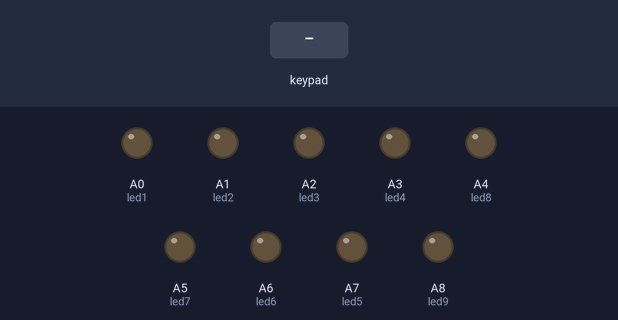
Simulated run of this sketch. Board: Arduino Mega 2560, built with avr-gcc and run on an emulated ATmega2560. On the bench: output pins drawn as LEDs (lit = HIGH). The inputs (shaded band) are chosen by the test bench.

Above: at 1.2 s.
1.3 s: keypad keys 2 3 2 5 2 7 2 9 pressed 0.4 s apart
At 5.5 s:
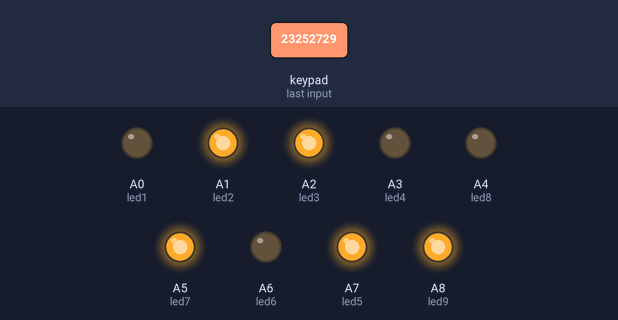
6.0 s: key '8' pressed
At 7.1 s:
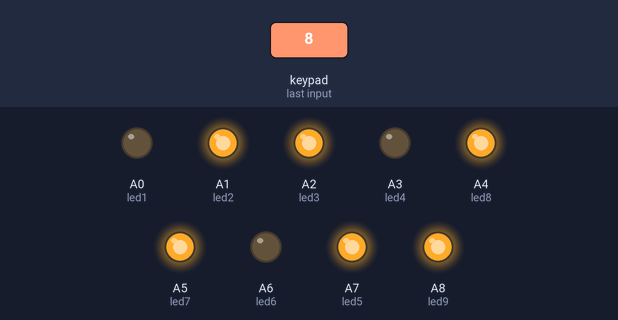
7.5 s: key '4' pressed
At 8.4 s:
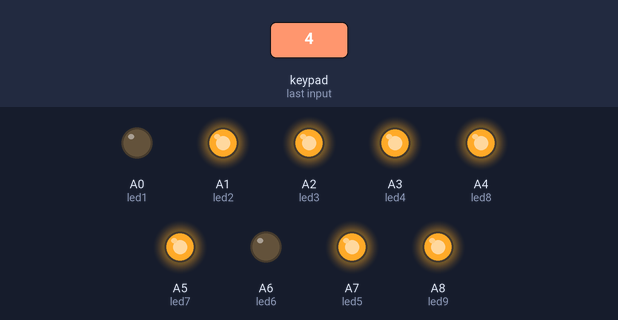
9.0 s: keypad keys 3 1 3 3 3 5 3 7 pressed 0.4 s apart
At 10.8 s:
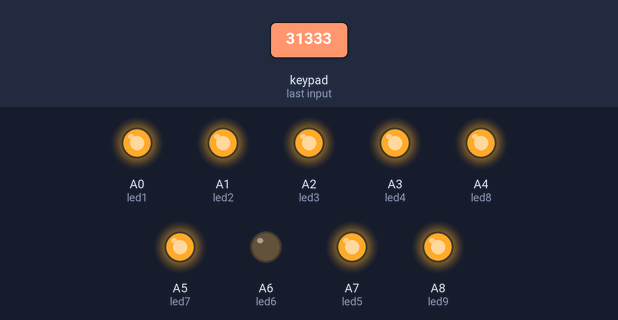
13.7 s: key '6' pressed
At 14.1 s:
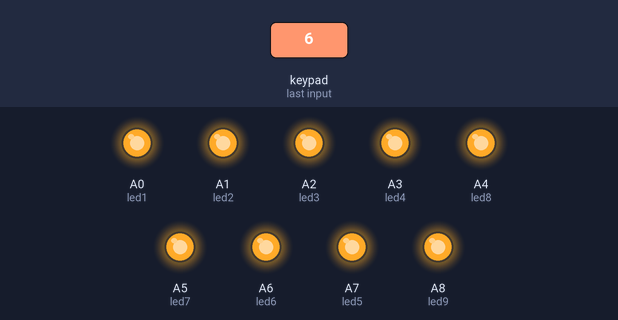
15.2 s: key '0' pressed
At 16.5 s:
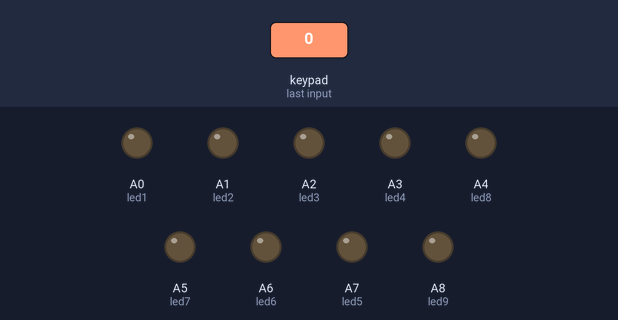
Timing chart, 0 to 17.7 s (numbered marks = the images above; inputs shaded):
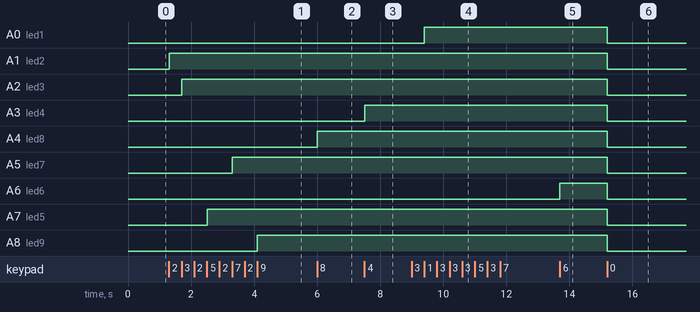

Measured:
- after the input at 1.3 s, A1 (led2): LOW → HIGH at once; A2 (led3): LOW → HIGH after 0.40 s; A5 (led7): LOW → HIGH after 2.0 s; A7 (led5): LOW → HIGH after 1.2 s; A8 (led9): LOW → HIGH after 2.8 s
- after the input at 6.0 s, A4 (led8): LOW → HIGH at once
- after the input at 7.5 s, A3 (led4): LOW → HIGH at once
- after the input at 9.0 s, A0 (led1): LOW → HIGH after 0.40 s
- after the input at 13.7 s, A6 (led6): LOW → HIGH at once
- after the input at 15.2 s, A0 (led1), A1 (led2), A2 (led3), A3 (led4), A4 (led8), A5 (led7), A6 (led6), A7 (led5), A8 (led9): HIGH → LOW at once

The sketch:

lab21.ino
```cpp
/* @file CustomKeypad.pde
|| @version 1.0
|| @author Alexander Brevig
|| @contact alexanderbrevig@gmail.com
||
|| @description
|| | Demonstrates changing the keypad size and key values.
|| #
*/
#include <Keypad.h>
#define led1 A0
#define led2 A1
#define led3 A2
#define led4 A3
#define led5 A7
#define led6 A6
#define led7 A5
#define led8 A4
#define led9 A8
const byte ROWS = 4; //four rows
const byte COLS = 4; //four columns
//define the cymbols on the buttons of the keypads
char hexaKeys[ROWS][COLS] = {
  {'7','8','9','A'},
  {'4','5','6','B'},
  {'1','2','3','C'},
  {'*','0','#','D'}
};
byte rowPins[ROWS] = {23, 25, 27, 29}; //connect to the row pinouts of the keypad
byte colPins[COLS] = {31, 33, 35, 37}; //connect to the column pinouts of the keypad

//initialize an instance of class NewKeypad
Keypad customKeypad = Keypad( makeKeymap(hexaKeys), rowPins, colPins, ROWS, COLS);

void setup(){
  Serial3.begin(9600);
  pinMode(led1,OUTPUT);
  pinMode(led2,OUTPUT);
  pinMode(led3,OUTPUT);
  pinMode(led4,OUTPUT);
  pinMode(led5,OUTPUT);
  pinMode(led6,OUTPUT);
  pinMode(led7,OUTPUT);
  pinMode(led8,OUTPUT);
  pinMode(led9,OUTPUT);
}
void loop(){
  char customKey = customKeypad.getKey();
  if(customKey){
    Serial3.println(customKey);
    if (customKey == '1'){
      digitalWrite(led1,HIGH);
    }
    else if(customKey == '2'){
      digitalWrite(led2,HIGH);
    }
    else if(customKey == '3'){
      digitalWrite(led3,HIGH);
    }
    else if(customKey == '4'){
      digitalWrite(led4,HIGH);
    }
    else if(customKey == '5'){
      digitalWrite(led5,HIGH);
    }
    else if(customKey == '6'){
      digitalWrite(led6,HIGH);
    }
    else if(customKey == '7'){
      digitalWrite(led7,HIGH);
    }
    else if(customKey == '8'){
      digitalWrite(led8,HIGH);
    }
    else if(customKey == '9'){
      digitalWrite(led9,HIGH);
    }
    else if(customKey == '0'){
      digitalWrite(led1,LOW);
      digitalWrite(led2,LOW);
      digitalWrite(led3,LOW);
      digitalWrite(led4,LOW);
      digitalWrite(led5,LOW);
      digitalWrite(led6,LOW);
      digitalWrite(led7,LOW);
      digitalWrite(led8,LOW);
      digitalWrite(led9,LOW);
    }
  }
}
```
